Frame 1 (no input): blank canvas, image omitted
Frame 60 (no input): blank canvas, image omitted
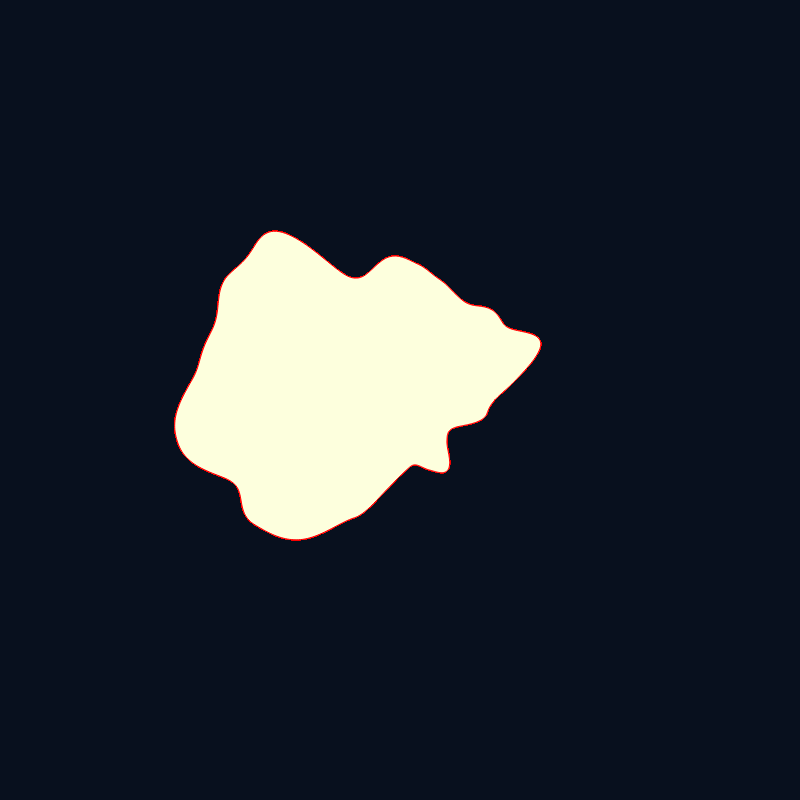
Frame 120 (the mouse pressed at the canvas centre since frame 60)

The p5.js sketch whose frames 1 and 60 were blank and that drew this single picture after the mouse press (run headless with seeded random() and noise() and a simulated clock; from frame 60 on, the mouse is pressed at the canvas centre):

// p5.js sketch
// ── sketch.js
// 黄色、白、深紅、水色、淡いピンク
let color_palette = ['#FBFFB9', '#ceedff', '#a6172d', '#2b90d9', '#FADAD8'];
let size_list = [600, 600, 400, 300, 200];
let order_list = [0, 0, 0, 1, 1, 1, 2, 2, 3, 3, 4, 4, 4, 4];

let stains = [];

function setup() {
    createCanvas(800, 800);
    background('#08101E');
    // let center = [400, 400];
    // let stain = new Stain(center, 600, color('yellow'));
    // stain.display();
}

function draw(){
    if(stains.length > 0) {
        stains[0].display();
        if(stains[0].isDead()) {
            stains.shift();
        }
    }
}

let i = 0;
function mousePressed() {
    let idx = order_list[i];
    let center = [mouseX, mouseY];
    let size = size_list[idx];
    let col = color(color_palette[idx]);
    stains.push(new Stain(center, size, col));
    if(i < order_list.length - 1) {
        i += 1;
    } else {
        i = 0;
    }
}
// ── stain.js
let LIFESPAN = 120;

class Stain {
    constructor(center, size, col) {
        this.center = center;
        this.size = size;
        this.col = col;
        this.rnd_1 = random(100);
        this.rnd_2 = random(100);
        this.lifespan = LIFESPAN;
    }

    display() {
        let inter = lerpColor(this.col, color(255), map(this.lifespan, 0, LIFESPAN, 0, 1));
        fill(inter);
        stroke('red');
        beginShape();
        let theta = 0;
        while (theta < 2 * PI) {
            let n, x, y;
            n = noise(0.5 * cos(theta) + this.rnd_1, 0.5 * sin(theta) - this.rnd_2);
            x = this.center[0] + this.size * n**2 * cos(theta);
            y = this.center[1] + this.size * n**2 * sin(theta);
            vertex(x, y);
            theta += 0.01;
        }
        endShape(CLOSE);
        this.lifespan -= 1;
    }

    isDead() {
        if(this.lifespan < 0) {
            return true;
        }
        else {
            return false;
        }
    }
}
